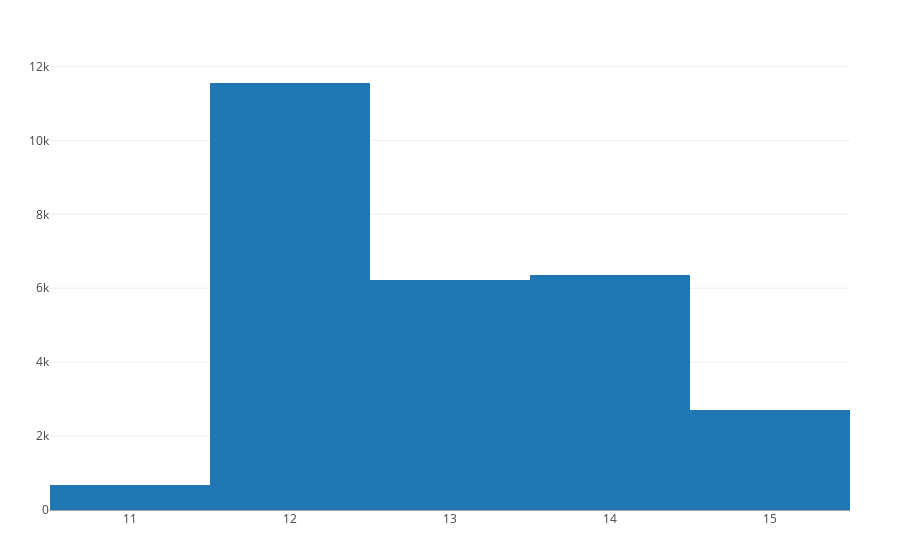

Source (notebook cell):
### Code cell
Plotly.plot(histogram(x = raw[:ORTC]))

### Figure 1 — Plotly figure (JSON) as saved in the notebook; plotly's stock layout.template omitted (floating-point values rounded to 4 significant figures; data arrays with more than 128 entries replaced by an {"elided": "..."} marker saying what was removed)
{"data": [{"type": "histogram", "x": {"elided": "27562 int values"}}], "layout": {"margin": {"l": 50, "b": 50, "r": 50, "t": 60}}}
